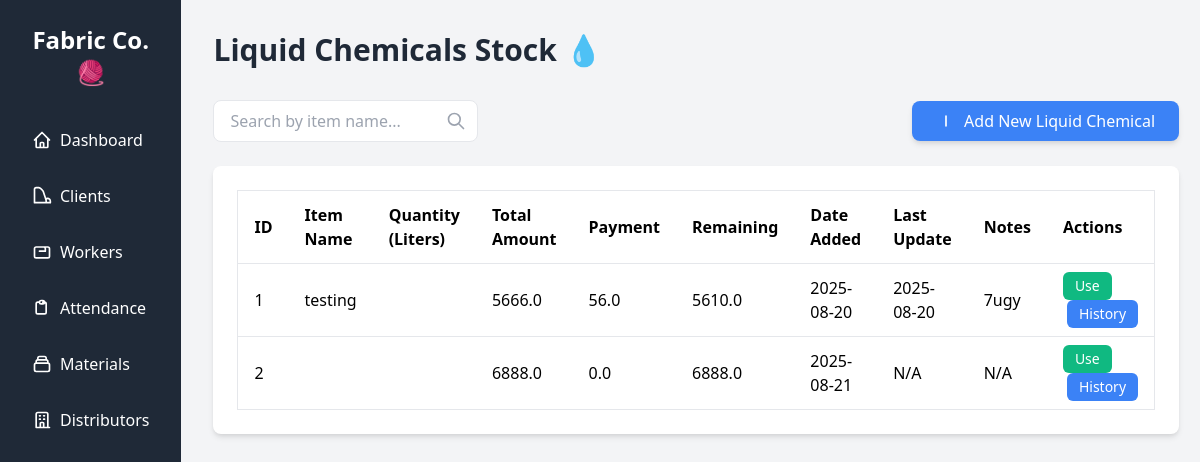
The page /materials/powder_chemicals on the database its author committed.
### tables this page shows
CREATE TABLE powder_chemicals (
            id INTEGER PRIMARY KEY AUTOINCREMENT,
            name TEXT,
            quantity_kg REAL,
            total_amount REAL,
            payment REAL DEFAULT 0,
            remaining REAL,
            notes TEXT,
            date_added TEXT,
            date_updated TEXT
        , distributor_id INTEGER);

### app.py (the view)
@app.route('/materials/powder_chemicals')
def powder_chemical_materials():
    conn = get_db_connection()
    cursor = conn.cursor()
    cursor.execute("SELECT pc.*, d.name as distributor_name FROM powder_chemicals pc LEFT JOIN distributors d ON pc.distributor_id = d.id")
    chemicals_stock = cursor.fetchall()
    cursor.execute("""
        SELECT
            SUM(quantity_kg) as total_quantity,
            SUM(total_amount) as total_amount,
            SUM(payment) as total_payment,
            SUM(remaining) as total_remaining
        FROM powder_chemicals
    """)
    total_chemicals = cursor.fetchone()
    conn.close()
    return render_template('powder_chemical_materials.html',
                         chemicals_stock=chemicals_stock,
                         total_chemicals=total_chemicals)

### app.py (called while the page is built)
@app.template_filter('datetimeformat')
def datetimeformat(value, format='%Y-%m-%d'):
    if isinstance(value, str):
        try:
            value = dt.strptime(value, '%Y-%m-%d')
        except ValueError:
            try:
                value = dt.strptime(value, '%Y-%m-%d %H:%M:%S')
            except ValueError:
                return value
    return value.strftime(format)

### database.py (called while the page is built)
def get_db_connection():
    conn = sqlite3.connect(DATABASE)
    conn.row_factory = sqlite3.Row  # This allows us to access columns by name
    return conn

### templates/powder_chemical_materials.html (shortened to what this page needs)
{% extends 'base.html' %}
{% block content %}
<h1 class="text-3xl font-bold text-gray-800 mb-8">Liquid Chemicals Stock 💧</h1>
<div class="flex justify-between items-center mb-6">
    <div class="relative">
        <input type="text" id="liquidSearch" onkeyup="searchLiquid()" placeholder="Search by item name..." class="px-4 py-2 border rounded-lg focus:outline-none focus:ring-2 focus:ring-blue-500">
        <svg class="absolute right-3 top-1/2 transform -translate-y-1/2 w-5 h-5 text-gray-400" fill="none" stroke="currentColor" viewBox="0 0 24 24" xmlns="http://www.w3.org/2000/svg"><path stroke-linecap="round" stroke-linejoin="round" stroke-width="2" d="M21 21l-6-6m2-5a7 7 0 11-14 0 7 7 0 0114 0z"></path></svg>
    </div>
    <button class="bg-blue-500 hover:bg-blue-600 text-white px-6 py-2 rounded-lg shadow-md transition duration-200 flex items-center space-x-2" onclick="openAddLiquidModal()">
        <svg class="w-5 h-5" fill="none" stroke="currentColor" viewBox="0 0 24 24" xmlns="http://www.w3.org/2000/svg"><path stroke-linecap="round" stroke-linejoin="round" stroke-width="2" d="M12 6v6m0 0v6极0-6h6m-6 0H6"></path></svg>
        <span>Add New Liquid Chemical</span>
    </button>
</div>
<div class="bg-white p-6 rounded-lg shadow-md overflow-x-auto">
    <table class="min-w-full bg-white border border-gray-200" id="liquidTable">
        <thead>
            <tr>
                <th class="py-3 px-4 border-b text-left">ID</th>
                <th class="py-3 px-4 border-b text-left">Item Name</th>
                <th class="py-3 px-4 border-b text-left">Quantity (Liters)</th>
                <th class="py-3 px-4 border-b text-left">Total Amount</th>
                <th class="py-3 px-4 border-b text-left">Payment</th>
                <th class="py-3 px-4 border-b text-left">Remaining</th>
                <th class="py-3 px-4 border-b text-left">Date Added</th>
                <th class="py-3 px-4 border-b text-left">Last Update</th>
                <th class="py-3 px-4 border-b text-left">Notes</th>
                <th class="py-3 px-4 border-b text-left">Actions</th>
            </tr>
        </thead>
    <tbody>
    {% for item in chemicals_stock %}
    <tr>
        <td class="py-2 px-4 border-b">{{ item.id }}</td>
        <td class="py-2 px-4 border-b">{{ item.name }}</td>
        <td class="py-2 px-4 border-b">{{ item.quantity_liter }}</td>
        <td class="py-2 px-4 border-b">{{ item.total_amount }}</td>
        <td class="py-2 px-4 border-b">{{ item.payment }}</td>
        <td class="py-2 px-4 border-b">{{ item.remaining }}</td>
        <td class="py-2 px-4 border-b">{{ item.date_added|datetimeformat }}</td>
        <td class="py-2 px-4 border-b">{{ item.date_updated|datetimeformat if item.date_updated else 'N/A' }}</td>
        <td class="py-2 px-4 border-b">{{ item.notes if item.notes else 'N/A' }}</td>
        <td class="py-2 px-4 border-b">
            <button class="bg-green-500 text-white px-3 py-1 rounded-md text-sm hover:bg-green-600" onclick="openUsageModal({{ item.id }}, 'liquid_chemical', {{ item.quantity_liter }})">Use</button>
            <button class="bg-blue-500 text-white px-3 py-1 rounded-md text-sm hover:bg-blue-600 ml-1" onclick="viewUsageHistory({{ item.id }}, 'liquid_chemical')">History</button>
        </td>
    </tr>
    {% else %}
    <tr>
        <td colspan="10" class="py-2 px-4 text-center text-gray-500">No liquid chemicals found.</td>
    </tr>
    {% endfor %}
</tbody>
    </table>
</div>
{% endblock %}

### static/css/style.css (style rules this page uses)
html, body { height: 100%; }

### rows shown on the page
powder_chemicals: id "1", name "testing", total_amount "5666.0", payment "56.0", remaining "5610.0", date_added "2025-08-20", date_updated "2025-08-20", notes "7ugy"
powder_chemicals: id "2", total_amount "6888.0", payment "0.0", remaining "6888.0", date_added "2025-08-21", date_updated "N/A", notes "N/A"
